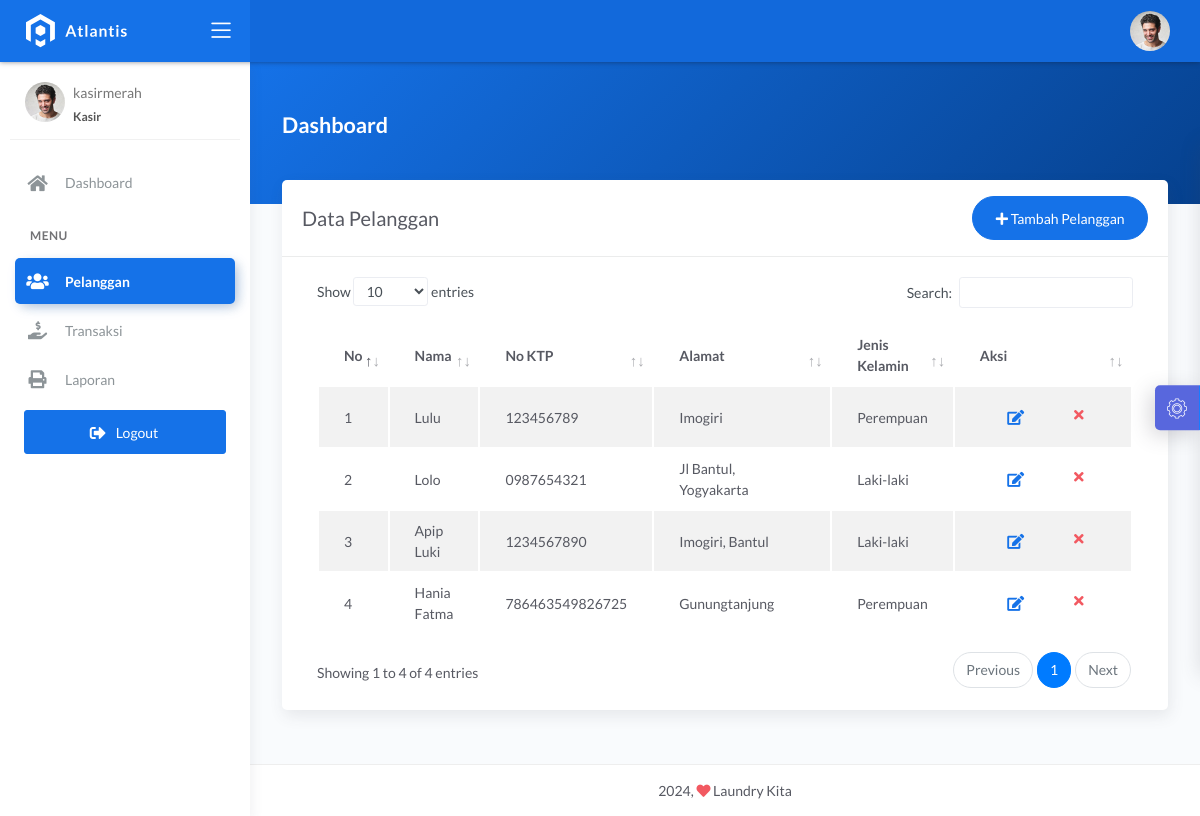
Page /kasir/pelanggan.php (signed in) on the committed database.
### tables this page shows
CREATE TABLE `pelanggan` (
  `id_pelanggan` int(11) NOT NULL,
  `nama_pelanggan` varchar(228) NOT NULL,
  `alamat_pelanggan` text NOT NULL,
  `jenis_kelamin` enum('L','P') NOT NULL,
  `telp_pelanggan` varchar(15) NOT NULL,
  `no_ktp` varchar(30) NOT NULL
);

### kasir/pelanggan.php (the view, shortened to what this page needs)
<?php
$title = 'Data Pelanggan';
require 'koneksi.php';
$query = 'SELECT * FROM pelanggan';
$data = mysqli_query($conn, $query);
require 'header.php';
?>
<div class="panel-header bg-primary-gradient">
    <div class="page-inner py-5">
        <div class="d-flex align-items-left align-items-md-center flex-column flex-md-row">
            <div>
                <h2 class="text-white pb-2 fw-bold">Dashboard</h2>
            </div>
        </div>
    </div>
</div>
<div class="page-inner mt--5">
    <diva class="row">
        <div class="col-md-12">
            <div class="card">
                <div class="card-header">
                    <div class="d-flex align-items-center">
                        <h4 class="card-title"><?= $title; ?></h4>
                        <a href="tambah_pelanggan.php" class="btn btn-primary btn-round ml-auto">
                            <i class="fa fa-plus"></i>
                            Tambah Pelanggan
                        </a>
                    </div>
                </div>
                <div class="card-body">
                    <div class="table-responsive">
                        <table id="basic-datatables" class="display table table-striped table-hover">
                            <thead>
                                <tr>
                                    <th style="width: 7%">No</th>
                                    <th>Nama</th>
                                    <th style="width: 20%;">No KTP</th>
                                    <th style="width: 25%;">Alamat</th>
                                    <th style="width: 15%;">Jenis Kelamin</th>
                                    <th style="width: 10%">Aksi</th>
                                </tr>
                            </thead>
                            <tbody>
                                <?php
                                $no = 1;
                                if (mysqli_num_rows($data) > 0) {
                                    while ($plg = mysqli_fetch_assoc($data)) {
                                ?>
                                        <tr>
                                            <td><?= $no++; ?></td>
                                            <td><?= $plg['nama_pelanggan']; ?></td>
                                            <td><?= $plg['no_ktp']; ?></td>
                                            <td><?= $plg['alamat_pelanggan']; ?></td>
                                            <td><?php if ($plg['jenis_kelamin'] == 'L') {
                                                    echo "Laki-laki";
                                                } else {
                                                    echo "Perempuan";
                                                } ?>
                                            </td>
                                            <td>
                                                <div class="form-button-action">
                                                    <a href="edit_pelanggan.php?id=<?= $plg['id_pelanggan']; ?>" type="button" data-toggle="tooltip" title="" class="btn btn-link btn-primary btn-lg" data-original-title="Edit">
                                                        <i class="fa fa-edit"></i>
                                                    </a>
                                                    <a href="hapus_pelanggan.php?id=<?= $plg['id_pelanggan']; ?>" onclick="return confirm('Yakin hapus data?');" type="button" data-toggle="tooltip" title="" class="btn btn-link btn-danger" data-original-title="Hapus">
                                                        <i class="fa fa-times"></i>
                                                    </a>
                                                </div>
                                            </td>
                                        </tr>
                                <?php }
                                }
                                ?>
                            </tbody>
                        </table>
                    </div>
                </div>
            </div>
        </div>
</div>
</div>
<?php
require 'footer.php';
?>

### rows in the picture
pelanggan: nama_pelanggan "Lulu", no_ktp "123456789", alamat_pelanggan "Imogiri", jenis_kelamin "Perempuan"
pelanggan: nama_pelanggan "Lolo", no_ktp "0987654321", alamat_pelanggan "Jl Bantul, Yogyakarta", jenis_kelamin "Laki-laki"
pelanggan: nama_pelanggan "Apip Luki", no_ktp "1234567890", alamat_pelanggan "Imogiri, Bantul", jenis_kelamin "Laki-laki"
pelanggan: nama_pelanggan "Hania Fatma", no_ktp "786463549826725", alamat_pelanggan "Gunungtanjung", jenis_kelamin "Perempuan"

### other values in the picture
$_SESSION['username'] "kasirmerah"
$title "Data Pelanggan"
